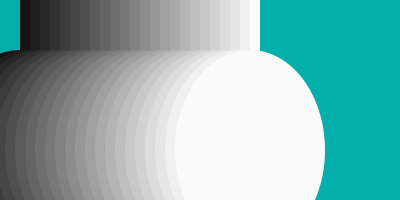
Frame 1 (no input)
Frame 60 (the mouse pressed at the canvas centre just before this capture): identical to frame 1, image omitted
Frame 120 (the mouse held since frame 60 and released just before this capture): identical to frame 1, image omitted

The Processing sketch that drew this single still picture (run headless with seeded random() and noise(); from frame 60 on, the mouse is pressed at the canvas centre):

// Processing sketch: processing_80319
// ── processing_80319.pde

void setup(){
  size(400,200);
 noStroke();
}
void draw(){
  background(#02AFAB); 
  int i = 20;
  while (i < 290){
    fill(i); 
    ellipse (i,150,150,height);
    rect(i, 0, 10, height);
    i = i + 10;
  }
}
